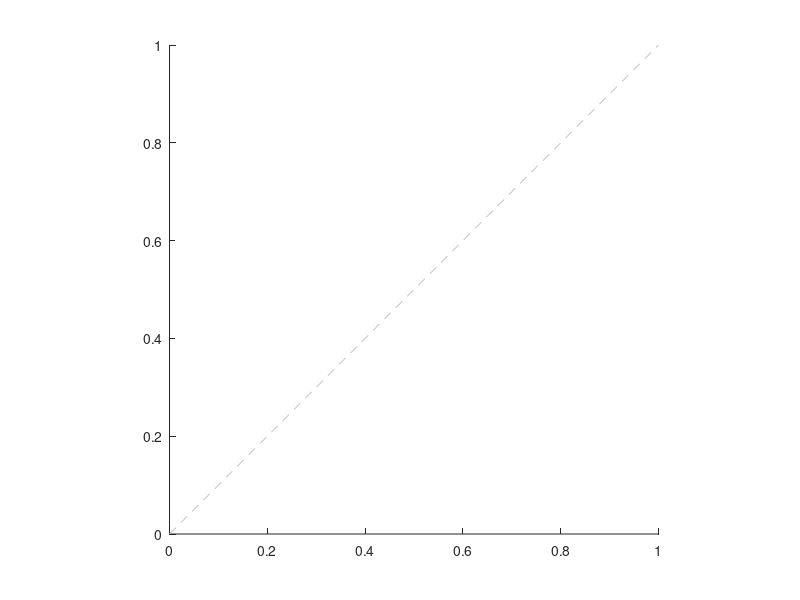

Here is the MATLAB script that generated this plot:
% Draw 45 degree line. takes axis handle as optional input
%     [hline] = line45(hAxis)

function [hline] = line45(hAxis)
    if ~exist('hAxis', 'var'); hAxis = gca; end

    hold all;

    for ii=1:length(hAxis)
        axes(hAxis(ii));
        limx = xlim;
        limy = ylim;
        lim(1) = min([limx limy]);
        lim(2) = max([limx limy]);
        hline = plot(lim, lim, '--', 'Color', [1 1 1]*0.75);
        axis square;
    end
end